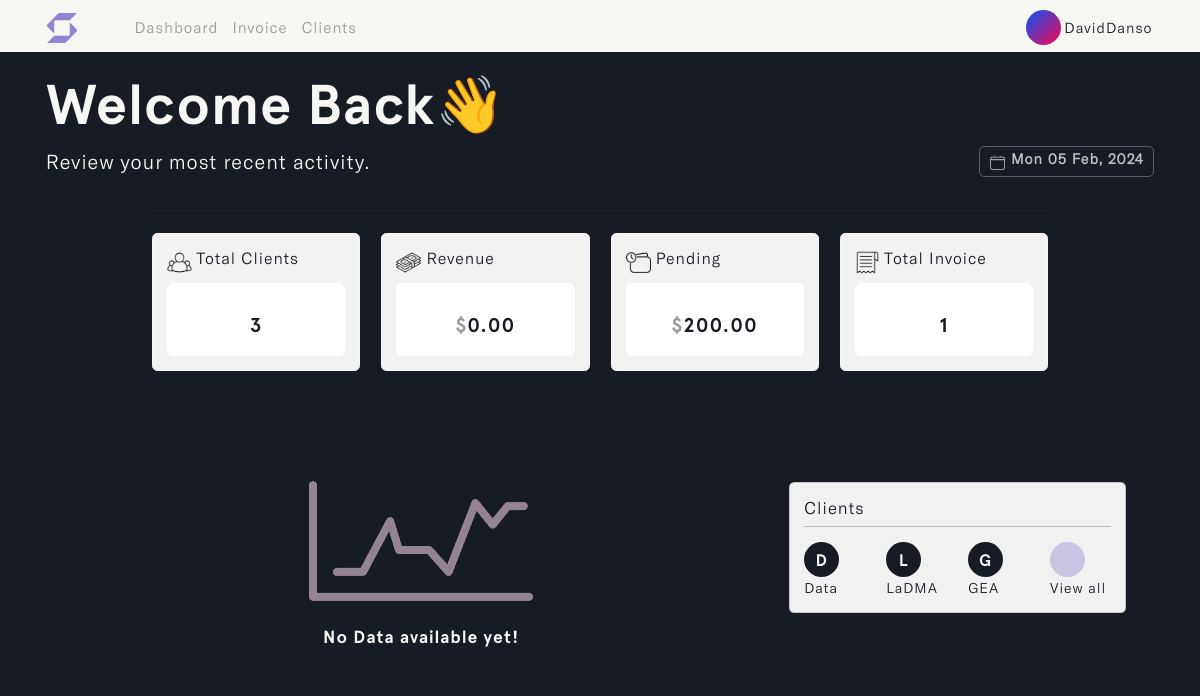
Before: /dashboard (signed in) with the older database file.
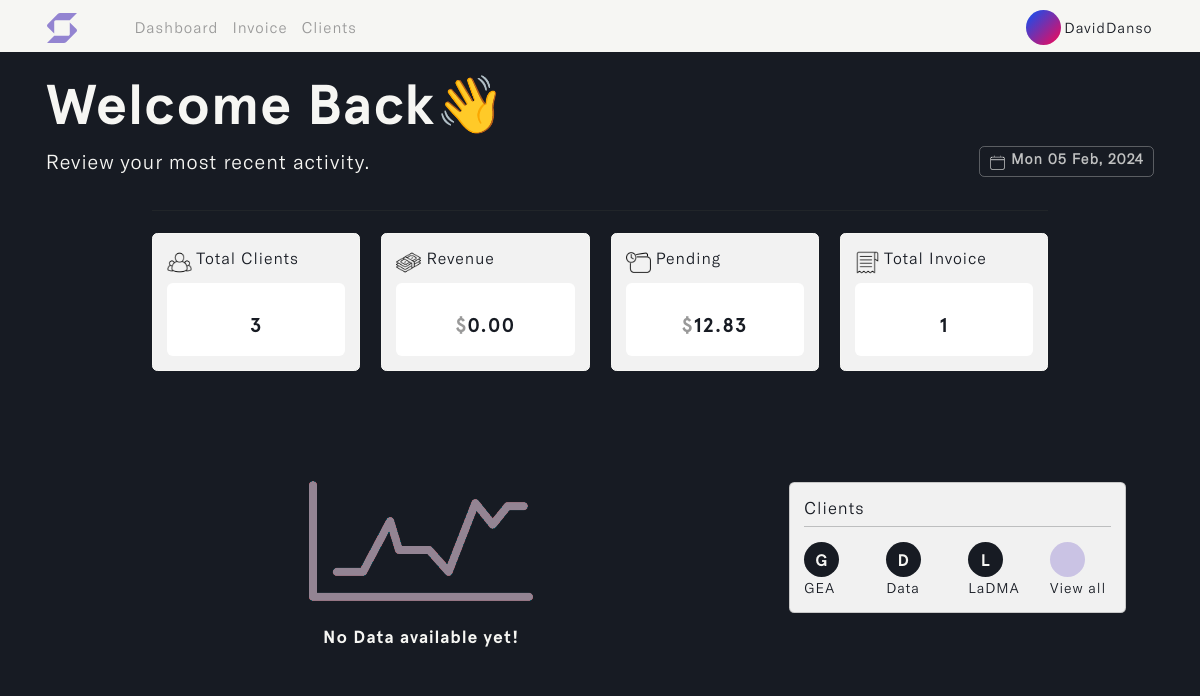
After: the same page with the newer database file.
### invoice/models.py (models this page shows, shortened)
class Client(models.Model):
    account_owner = models.ForeignKey(Profile, on_delete=models.CASCADE)
    name = models.CharField(max_length=50, unique=True)
    address = models.CharField(max_length=255, default='...')
    country = models.CharField(max_length=50)
    email = models.EmailField(max_length=100, unique=True, default='...')
    phone_number = models.IntegerField(null=True, blank=True, default='(xxx)xxx-xxxx')
    city_state = models.CharField(max_length=50)
    postal_code = models.CharField(max_length=30, default='...')
    client_avatar = models.ImageField(null=True, blank=True, upload_to='client_avatar/', default='emil-kowalski.png')
    updated_time_stamp = models.DateTimeField(auto_now=True)
    created_time_stamp = models.DateTimeField(auto_now_add=True)
    id = models.UUIDField(default=uuid.uuid4, primary_key=True, unique=True, editable=False)
    @property
    def first_name(self):
        return self.name.split()[0] if self.name else ''
    class Meta:
        ordering = ['-updated_time_stamp']

### invoice/views.py (the view)
# urls.py: path('dashboard', views.dashboard_page, name='dashboard'),
@login_required(login_url='login')
def dashboard_page(request):
    profile = request.user.profile
    clients = profile.client_set.all()
    clients_num = clients.count()
    invoices = profile.invoice_set.all()
    invoices_num = invoices.count()
    currency_rates = {
        'NGN': 0.000712758,
        'GHS': 0.0811322,
        'GBP': 1.25401,
        'EUR': 1.07450,
        'USD': 1.00000,
    }
    pending_invoices_by_currency = {}
    paid_invoices_by_currency = {}
    for currency, rate in currency_rates.items():
        pending_total = invoices.filter(currency=currency, invoice_status='Pending').aggregate(Sum('total'))['total__sum'] or 0
        paid_total = invoices.filter(currency=currency, invoice_status='Paid').aggregate(Sum('total'))['total__sum'] or 0
        pending_invoices_by_currency[currency] = pending_total
        paid_invoices_by_currency[currency] = paid_total
    def convert_to_usd(amount, rate):
        return amount * rate
    paid_total_usd = sum(convert_to_usd(amount, currency_rates[currency]) for currency, amount in paid_invoices_by_currency.items())
    pending_total_usd = sum(convert_to_usd(amount, currency_rates[currency]) for currency, amount in pending_invoices_by_currency.items())
    context = {
        'clients_num': clients_num, 'invoices_num': invoices_num,
        'paid_total_usd': paid_total_usd, 'pending_total_usd': pending_total_usd, 'clients': clients,
    }
    return render(request, 'invoice/dashboard.html', context)

### user/models.py (called while the page is built)
    def __str__(self):
        return self.name

### invoice/templates/invoice/dashboard.html (shortened to what the changed rows need)
{% load static %}
{% load humanize %}
<!DOCTYPE html>
<html lang="en" class="js has-scroll-init has-scroll-smooth">
  <head>
    <link rel="stylesheet" href="{% static '/css/bootstrap.min.css' %}" />
    <link rel="stylesheet" href="{% static '/css/dashboard.css' %}" />
  </head>
  <body
    id="pageTop"
    class="page-content"
    data-spy="scroll"
    data-target="#mainNav"
  >
    <main>
      <div data-scroll class="page page--layout-2" id="main">
        <div id="hero">
          <div class="container-fluid">
            <div class="hero-intro">
              <h1>Welcome Back👋</h1>
            </div>
          </div>
        </div>
        <div id="card">
          <div class="container-fluid">
            <div class="card-intro">
              <div class="row">
                <div class="col-md-3">
                  <div class="card">
                    <div class="card-body">
                      <div class="data">
                        {% if pending_total_usd == 0 %}
                        <p><span>$</span>0.00</p>
                        {% else %}
                        <p>
                          <span>$</span
                          >{{pending_total_usd|floatformat:2|intcomma}}
                        </p>
                        {% endif %}
                      </div>
                    </div>
                  </div>
                </div>
              </div>
            </div>
          </div>
        </div>
        <div id="chart--data">
          <div class="container">
            <div class="chart--data-intro">
              <div class="row">
                <div class="col-md-4 align-self-center">
                  <div class="card">
                    <div class="card-body">
                      {% if clients_num == 0 %}
                      <h4>No Clients created yet!</h4>
                      <div class="d-flex justify-content-center">
                        <a
                          href="{% url 'clients' %}"
                          id="clients--btn"
                          class="btn"
                        >
                          <ion-icon name="create-outline"></ion-icon>
                          Create new clients</a
                        >
                      </div>
                      {% elif clients_num < 3 %}
                      <h4>Data appears with three or more clients.</h4>
                      {% else %}
                      <div class="clients_sec">
                        <div class="row">
                          {% for client in clients|slice:":3" %}
                          <div class="col-4 col-md-3">
                            <div id="initial_con">
                              <h6>{{client.name|first|upper}}</h6>
                            </div>
                            <small
                              >{{client.first_name | truncatechars:7}}</small
                            >
                          </div>
                          {% endfor %}
                        </div>
                      </div>
                      {% endif %}
                    </div>
                  </div>
                </div>
              </div>
            </div>
          </div>
        </div>
      </div>
    </main>
  </body>
</html>

Changed rows visible on the page:
changed Client "GEA": moves up the list
Other visible differences:
{{ pending_total_usd|floatformat:2|intcomma }}: "200.00" → "12.83"
